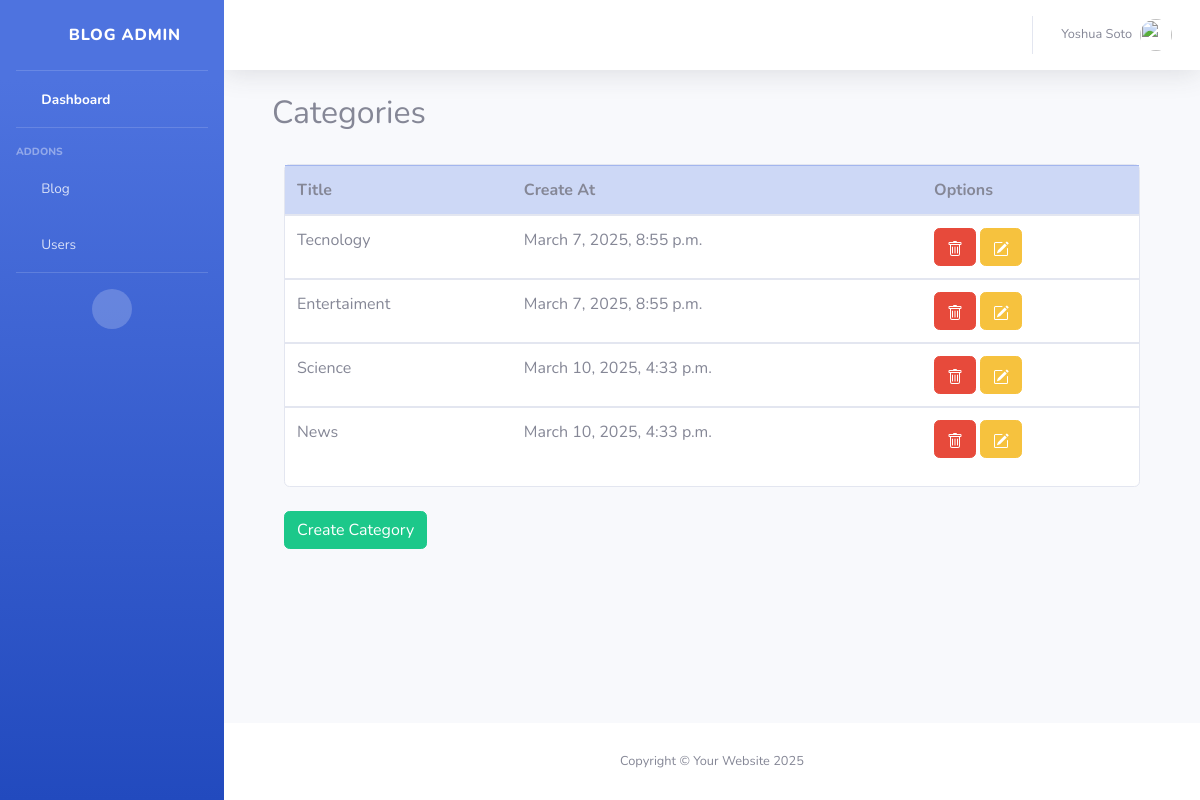
Page /dashboard/categories/ (signed in) on the earlier database version.
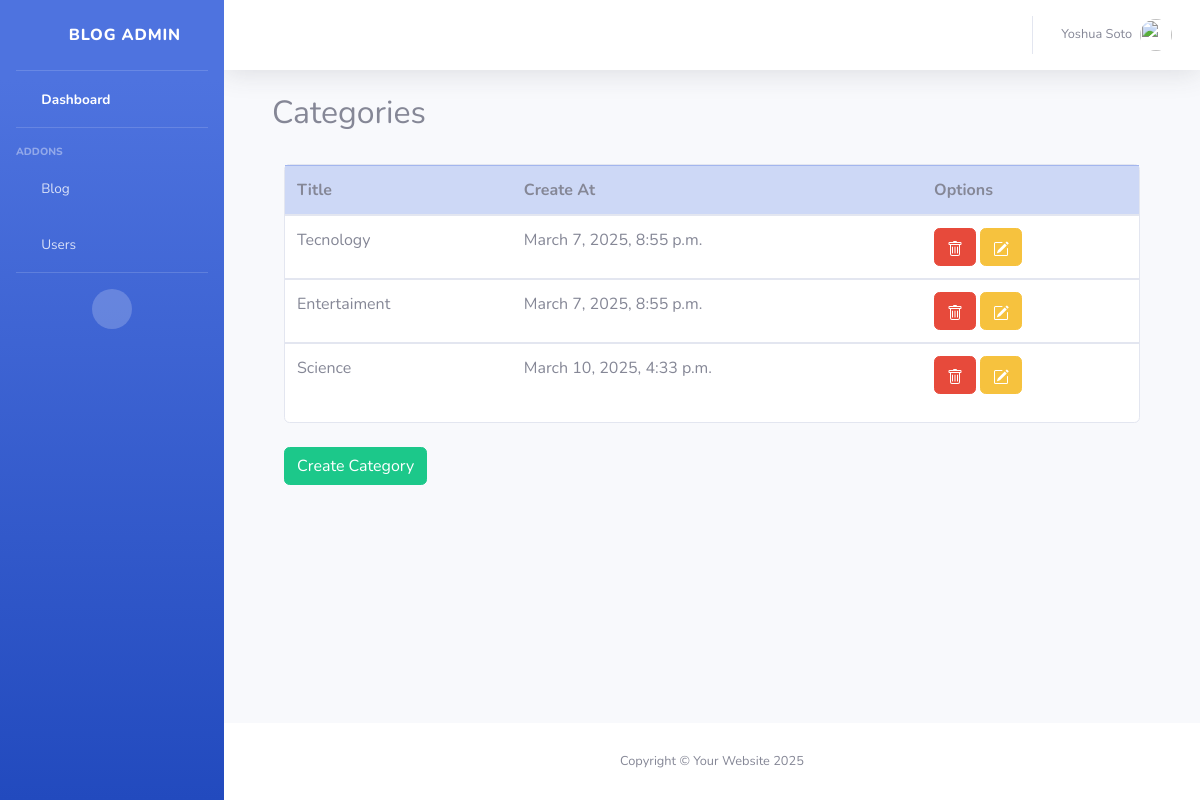
Same page on the later database version.
### dashboard/models.py (models this page shows, shortened)
class Category(models.Model):
    name = models.CharField(max_length=200)
    create_at = models.DateTimeField(default=timezone.now)

### dashboard/views.py (the view)
# urls.py: path('categories/', views.categories, name='categories'),
@login_required
def categories(request):
    categories = Category.objects.all()
    context = {'categories': categories}
    return render(request, 'categories.html', context)

### dashboard/templates/categories.html (shortened to what this page needs)
{% extends "base.html" %}
{% block content %}
<div class="container-fluid">
    <h2>Categories</h2><br>
    <div class="col col-12">
        <div class="card">
            <table class="table table-hover">
                <thead class="table-primary">
                  <tr>
                    <th scope="col">Title</th>
                    <th scope="col">Create At</th>
                    <th scope="col">Options</th>
                  </tr>
                </thead>
                {% for category in categories %}
                <tbody>
                  <tr>
                    <td>{{ category.name }}</td>
                    <td>{{ category.create_at }}</td>
                    <td>
                      <button type="button" class="btn btn-danger" data-toggle="modal" data-target="#CategoryDeleteModal{{ category.id }}">
                      </button>
                      <button type="button" class="btn btn-warning" data-toggle="modal" data-target="#CategoryEditModal{{ category.id }}">
                      </button>
                    </td>
                  </tr>
                </tbody>
                {% endfor %}
            </table>
        </div>
        <br>
          <button type="button" class="btn btn-success" data-toggle="modal" data-target="#CategoryCreateModal">
            Create Category
          </button>
    </div>
</div>
{% endblock %}

Differences in the rows shown:
removed Category: name "News", create_at "March 10, 2025, 4:33 p.m."
